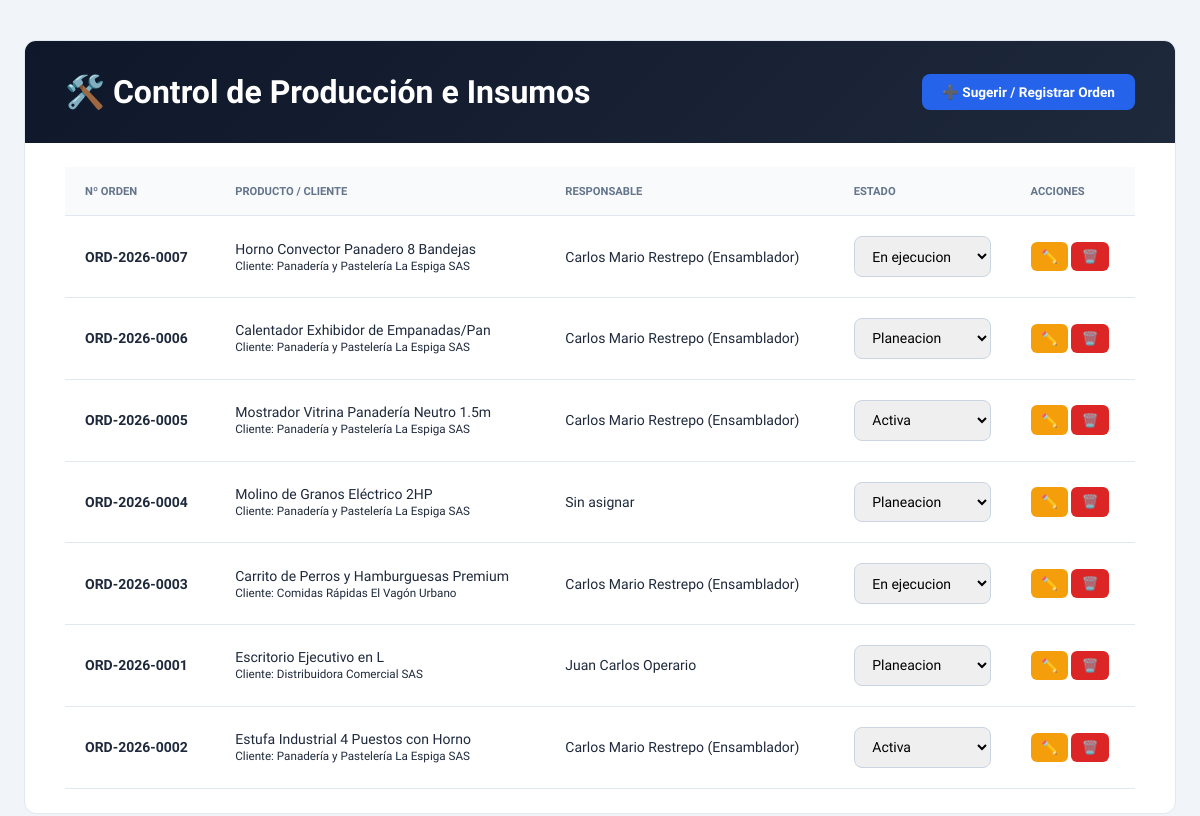
The app's page /admin/index.php with its own data.
### tables this page shows
CREATE TABLE IF NOT EXISTS `ordenes_fabricacion` (
  `id_orden` int(10) UNSIGNED NOT NULL,
  `numero_orden` varchar(20) NOT NULL,
  `id_cliente` int(10) UNSIGNED NOT NULL,
  `id_asesor` int(10) UNSIGNED NOT NULL,
  `id_fabricante` int(10) UNSIGNED NOT NULL,
  `id_operario` int(10) UNSIGNED DEFAULT NULL,
  `id_producto` int(10) UNSIGNED NOT NULL,
  `unidades` int(11) NOT NULL DEFAULT 1,
  `estado` enum('simulacion','planeacion','activa','en pasillo','en ejecucion','suspendida','cancelada','terminada') NOT NULL DEFAULT 'planeacion',
  `fecha_pedido` date NOT NULL,
  `fecha_entrega` date NOT NULL,
  `costo_subtotal` decimal(12,2) NOT NULL DEFAULT 0.00,
  `costo_mod` decimal(12,2) NOT NULL DEFAULT 0.00,
  `costo_cif` decimal(12,2) NOT NULL DEFAULT 0.00,
  `porcentaje_utilidad` decimal(5,2) NOT NULL DEFAULT 0.00,
  `monto_utilidad` decimal(12,2) NOT NULL DEFAULT 0.00,
  `monto_total` decimal(12,2) NOT NULL DEFAULT 0.00,
  `creado_en` timestamp NOT NULL DEFAULT current_timestamp()
);

CREATE TABLE IF NOT EXISTS `productos_catalogo` (
  `id_producto` int(10) UNSIGNED NOT NULL,
  `codigo_referencia` varchar(50) NOT NULL,
  `nombre_producto` varchar(150) NOT NULL,
  `descripcion` text DEFAULT NULL,
  `creado_en` timestamp NOT NULL DEFAULT current_timestamp()
);

CREATE TABLE IF NOT EXISTS `terceros` (
  `id_tercero` int(10) UNSIGNED NOT NULL,
  `documento` varchar(20) DEFAULT NULL,
  `nombre` varchar(120) NOT NULL,
  `rol` enum('CLIENTE','ASESOR','FABRICANTE','OPERARIO') NOT NULL,
  `telefono` varchar(20) DEFAULT NULL,
  `creado_en` timestamp NOT NULL DEFAULT current_timestamp()
);

### admin/index.php (the view, shortened to what this page needs)
<?php
$pdo = getPDOConnection();
$ordenes = $pdo->query("
    SELECT o.*, p.nombre_producto, c.nombre AS cliente_nombre, op.nombre AS operario_nombre
    FROM ordenes_fabricacion o
    INNER JOIN productos_catalogo p ON o.id_producto = p.id_producto
    INNER JOIN terceros c ON o.id_cliente = c.id_tercero
    LEFT JOIN terceros op ON o.id_operario = op.id_tercero
    ORDER BY o.id_orden DESC
")->fetchAll();
?>
<!DOCTYPE html>
<html lang="es">
<head>
    <link rel="stylesheet" href="css/produccion.css">
</head>
<body>
<div class="app-container">
    <div class="dashboard-card">
        <div class="dashboard-header">
            <div>
                <h1>🛠️ Control de Producción e Insumos</h1>
            </div>
            <button class="btn btn-primary" onclick="abrirModal('modalCrear')">➕ Sugerir / Registrar Orden</button>
        </div>
        <div class="table-wrapper">
            <table>
                <thead>
                    <tr>
                        <th>Nº Orden</th>
                        <th>Producto / Cliente</th>
                        <th>Responsable</th>
                        <th>Estado</th>
                        <th>Acciones</th>
                    </tr>
                </thead>
                <tbody>
                    <?php foreach ($ordenes as $ord): ?>
                    <tr>
                        <td><strong><?= htmlspecialchars($ord['numero_orden']) ?></strong></td>
                        <td><?= htmlspecialchars($ord['nombre_producto']) ?><br><small>Cliente: <?= htmlspecialchars($ord['cliente_nombre']) ?></small></td>
                        <td><?= htmlspecialchars($ord['operario_nombre'] ?? 'Sin asignar') ?></td>
                        <td>
                            <select onchange="cambiarEstado(<?= $ord['id_orden'] ?>, this.value)" class="input-control">
                                <?php foreach (['planeacion', 'activa', 'en ejecucion', 'suspendida', 'cancelada', 'terminada'] as $st): ?>
                                    <option value="<?= $st ?>" <?= $ord['estado'] === $st ? 'selected' : '' ?>><?= ucfirst($st) ?></option>
                                <?php endforeach; ?>
                            </select>
                        </td>
                        <td>
                            <button class="btn-action-warning" onclick="abrirModal('modalEditar-<?= $ord['id_orden'] ?>')">✏️</button>
                            <button class="btn-action-danger" onclick="eliminarOrden(<?= $ord['id_orden'] ?>)">🗑️</button>
                        </td>
                    </tr>
                    <?php endforeach; ?>
                </tbody>
            </table>
        </div>
    </div>
</div>
</body>
</html>

### admin/css/produccion.css (style rules this page uses)
:root { --primary: #0f172a; --primary-accent: #2563eb; --success: #059669; --danger: #dc2626; --bg-body: #f1f5f9; --surface: #ffffff; --text-main: #1e293b; --text-muted: #64748b; --border-light: #e2e8f0; --radius: 12px; }
* { box-sizing: border-box; margin: 0; padding: 0; font-family: 'Plus Jakarta Sans', sans-serif; }
body { background-color: var(--bg-body); color: var(--text-main); padding: 2.5rem 1.5rem; display: flex; justify-content: center; }
.app-container { width: 100%; max-width: 1440px; }
.dashboard-card { background: var(--surface); border-radius: var(--radius); border: 1px solid var(--border-light); overflow: hidden; }
.dashboard-header { padding: 2rem 2.5rem; background: linear-gradient(135deg, #0f172a 0%, #1e293b 100%); color: white; display: flex; justify-content: space-between; align-items: center; }
.table-wrapper { width: 100%; overflow-x: auto; padding: 1.5rem 2.5rem; }
table { width: 100%; border-collapse: collapse; min-width: 950px; text-align: left; }
th { background-color: #f8fafc; color: var(--text-muted); font-size: 0.7rem; font-weight: 700; text-transform: uppercase; padding: 1.1rem 1.25rem; border-bottom: 1px solid var(--border-light); }
td { padding: 1.25rem; border-bottom: 1px solid var(--border-light); font-size: 0.875rem; }
.btn { padding: 0.6rem 1.25rem; border-radius: 8px; font-size: 0.85rem; font-weight: 600; border: none; cursor: pointer; display: inline-flex; align-items: center; gap: 0.5rem; }
.btn-primary { background-color: var(--primary-accent); color: white; }
.btn-action-warning { background-color: #f59e0b; color: white; padding: 0.45rem 0.65rem; border-radius: 6px; border: none; cursor: pointer; }
.btn-action-danger { background-color: var(--danger); color: white; padding: 0.45rem 0.65rem; border-radius: 6px; border: none; cursor: pointer; }
.input-control { padding: 0.65rem 0.85rem; border: 1px solid #cbd5e1; border-radius: 8px; font-size: 0.875rem; width: 100%; }

### records on screen
ordenes_fabricacion: numero_orden "ORD-2026-0007", id_producto.nombre_producto "Horno Convector Panadero 8 Bandejas", id_cliente.nombre "Panadería y Pastelería La Espiga SAS", id_operario.nombre "Carlos Mario Restrepo (Ensamblador)", estado+id_orden "En ejecucion"
ordenes_fabricacion: numero_orden "ORD-2026-0006", id_producto.nombre_producto "Calentador Exhibidor de Empanadas/Pan", id_cliente.nombre "Panadería y Pastelería La Espiga SAS", id_operario.nombre "Carlos Mario Restrepo (Ensamblador)", id_orden "Planeacion"
ordenes_fabricacion: numero_orden "ORD-2026-0005", id_producto.nombre_producto "Mostrador Vitrina Panadería Neutro 1.5m", id_cliente.nombre "Panadería y Pastelería La Espiga SAS", id_operario.nombre "Carlos Mario Restrepo (Ensamblador)", estado+id_orden "Activa"
ordenes_fabricacion: numero_orden "ORD-2026-0004", id_producto.nombre_producto "Molino de Granos Eléctrico 2HP", id_cliente.nombre "Panadería y Pastelería La Espiga SAS", operario_nombre "Sin asignar", estado+id_orden "Planeacion"
ordenes_fabricacion: numero_orden "ORD-2026-0003", id_producto.nombre_producto "Carrito de Perros y Hamburguesas Premium", id_cliente.nombre "Comidas Rápidas El Vagón Urbano", id_operario.nombre "Carlos Mario Restrepo (Ensamblador)", estado+id_orden "En ejecucion"
ordenes_fabricacion: numero_orden "ORD-2026-0001", id_producto.nombre_producto "Escritorio Ejecutivo en L", id_cliente.nombre "Distribuidora Comercial SAS", id_operario.nombre "Juan Carlos Operario", estado+id_orden "Planeacion"
ordenes_fabricacion: numero_orden "ORD-2026-0002", id_producto.nombre_producto "Estufa Industrial 4 Puestos con Horno", id_cliente.nombre "Panadería y Pastelería La Espiga SAS", id_operario.nombre "Carlos Mario Restrepo (Ensamblador)", estado+id_orden "Activa"
